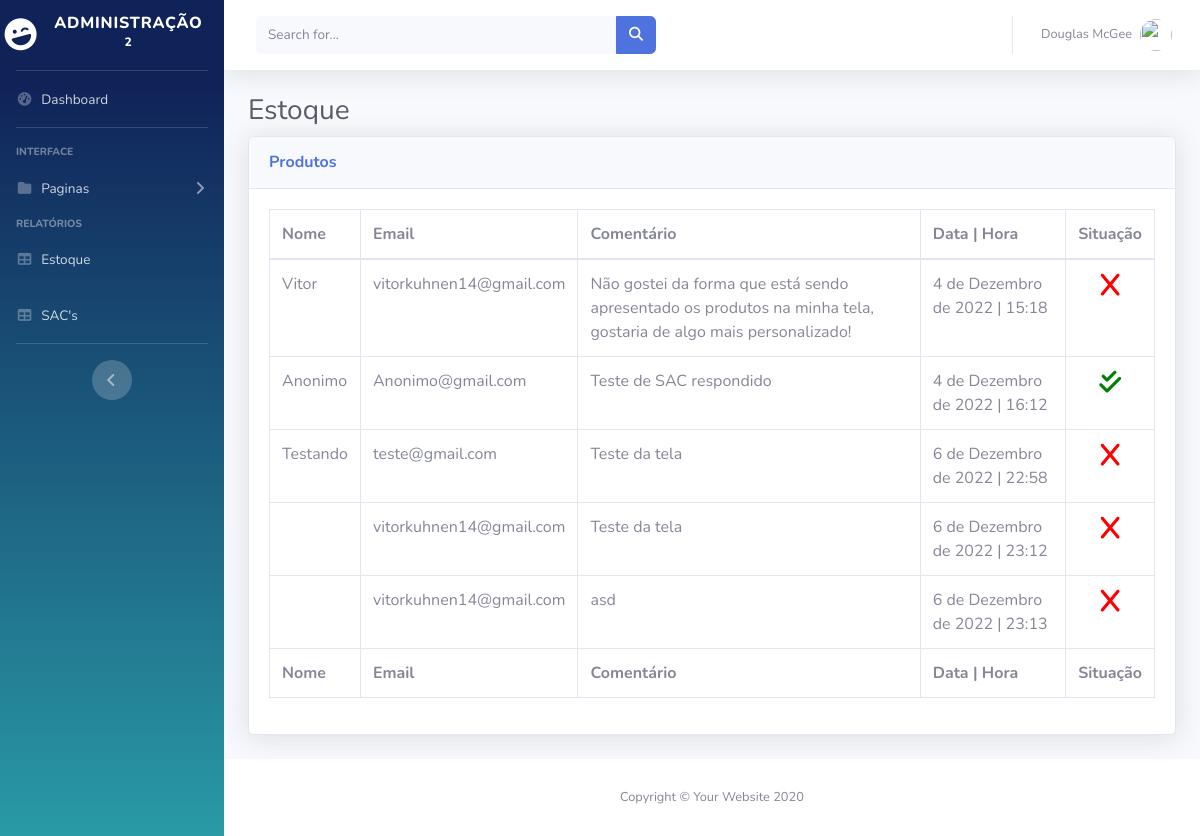
Before: /dashboard/sacs/ (signed in) with the older database file.
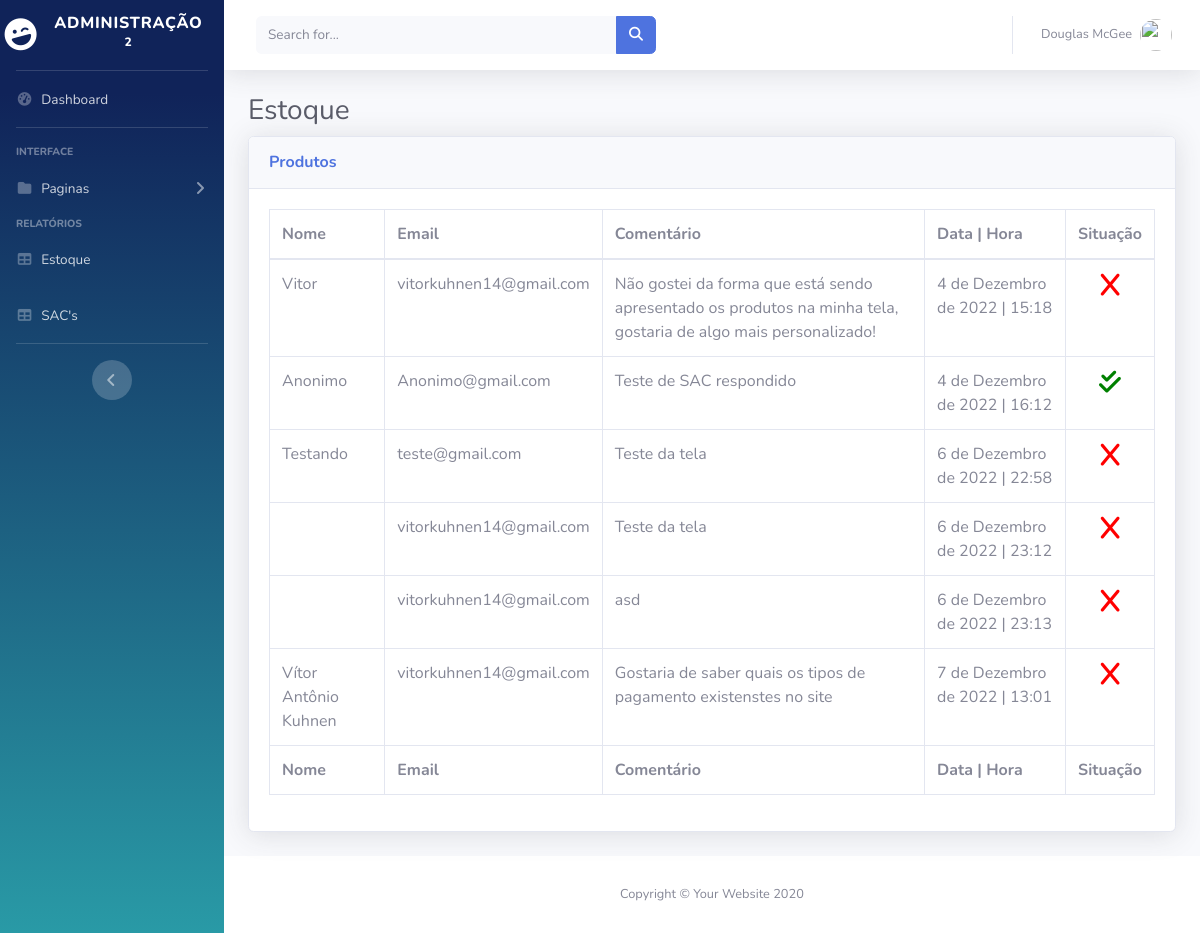
After: the same page with the newer database file.
### ecommerce/models.py (models this page shows, shortened)
class Sac(models.Model):
      nome = models.CharField(max_length=255)
      email = models.CharField(max_length=255)
      comentario = models.TextField()
      data = models.DateField(auto_now_add=True)
      hora = models.TimeField(auto_now_add=True)
      status = models.CharField(max_length=1) # A para "Aberto" e F para "Finalizado"

### ecommerce/views.py (the view)
# urls.py: path('dashboard/sacs/', views.sacs, name='sacs'),
@login_required(login_url='login')
def sacs(request):
    if request.user.is_superuser:
        return render(request, 'admins/sacs/index.html', {'sacs':Sac.objects.all()})
    else:
        return redirect('inicio')

### ecommerce/templates/admins/sacs/index.html (shortened to what this page needs)
{% load static %}
<!DOCTYPE html>
<html lang="pt-br">
<head>
    <link href="{% static 'vendor/fontawesome-free/css/all.min.css' %}" rel="stylesheet" type="text/css">
    <link href="{% static 'css/sb-admin-2.min.css' %}" rel="stylesheet">
    <link rel="stylesheet" href="https://cdnjs.cloudflare.com/ajax/libs/font-awesome/6.1.2/css/all.min.css">
    <link href="{% static 'vendor/datatables/dataTables.bootstrap4.min.css' %}" rel="stylesheet">
</head>
<body id="page-top">
    <div id="wrapper">
        <ul class="navbar-nav bg-gradient-primary sidebar sidebar-dark accordion" id="accordionSidebar">
            <a class="sidebar-brand d-flex align-items-center justify-content-center" href="{% url 'dashboard' %}">
                <div class="sidebar-brand-icon rotate-n-15">
                    <i class="fas fa-laugh-wink"></i>
                </div>
                <div class="sidebar-brand-text mx-3">Administração <sup>2</sup></div>
            </a>
            <hr class="sidebar-divider my-0">
            <li class="nav-item">
                <a class="nav-link" href="{% url 'dashboard' %}">
                    <i class="fas fa-fw fa-tachometer-alt"></i>
                    <span>Dashboard</span></a>
            </li>
            <hr class="sidebar-divider">
            <div class="sidebar-heading">
                Interface
            </div>
            <li class="nav-item">
                <a class="nav-link collapsed" href="#" data-toggle="collapse" data-target="#collapsePages"
                    aria-expanded="true" aria-controls="collapsePages">
                    <i class="fas fa-fw fa-folder"></i>
                    <span>Paginas</span>
                </a>
            </li>
            <div class="sidebar-heading">
                Relatórios
            </div>
            <li class="nav-item">
                <a class="nav-link" href="{% url 'estoque' %}">
                    <i class="fas fa-fw fa-table"></i>
                    <span>Estoque</span></a>
            </li>
            <li class="nav-item">
                <a class="nav-link" href="{% url 'sacs' %}">
                    <i class="fas fa-fw fa-table"></i>
                    <span>SAC's</span></a>
            </li>
            <hr class="sidebar-divider d-none d-md-block">
            <div class="text-center d-none d-md-inline">
                <button class="rounded-circle border-0" id="sidebarToggle"></button>
            </div>
        </ul>
        <div id="content-wrapper" class="d-flex flex-column">
            <div id="content">
                <nav class="navbar navbar-expand navbar-light bg-white topbar mb-4 static-top shadow">
                    <form
                        class="d-none d-sm-inline-block form-inline mr-auto ml-md-3 my-2 my-md-0 mw-100 navbar-search">
                        <div class="input-group">
                            <input type="text" class="form-control bg-light border-0 small" placeholder="Search for..."
                                aria-label="Search" aria-describedby="basic-addon2">
                            <div class="input-group-append">
                                <button class="btn btn-primary" type="button">
                                    <i class="fas fa-search fa-sm"></i>
                                </button>
                            </div>
                        </div>
                    </form>
                    <ul class="navbar-nav ml-auto">
                        <li class="nav-item dropdown no-arrow">
                            <a class="nav-link dropdown-toggle" href="#" id="userDropdown" role="button"
                                data-toggle="dropdown" aria-haspopup="true" aria-expanded="false">
                                <span class="mr-2 d-none d-lg-inline text-gray-600 small">Douglas McGee</span>
                                <img class="img-profile rounded-circle"
                                    src="img/undraw_profile.svg">
                            </a>
                        </li>
                    </ul>
                </nav>
                <div class="container-fluid">
                    <h1 class="h3 mb-2 text-gray-800">Estoque</h1>
                    <div class="card shadow mb-4">
                        <div class="card-header py-3">
                            <h6 class="m-0 font-weight-bold text-primary">Produtos</h6>
                        </div>
                        <div class="card-body">
                            <div class="table-responsive">
                                <table class="table table-bordered" id="dataTable" width="100%" cellspacing="0">
                                    <thead>
                                        <tr>
                                            <th>Nome</th>
                                            <th>Email</th>
                                            <th>Comentário</th>
                                            <th>Data | Hora</th>
                                            <th>Situação</th>
                                        </tr>
                                    </thead>
                                    <tfoot>
                                        <tr>
                                            <th>Nome</th>
                                            <th>Email</th>
                                            <th>Comentário</th>
                                            <th>Data | Hora</th>
                                            <th>Situação</th>
                                        </tr>
                                    </tfoot>
                                    <tbody>
                                        {% for sac in sacs %}
                                        <tr>
                                            <td>{{sac.nome}}</td>
                                            <td>{{sac.email}}</td>
                                            <td>{{sac.comentario}}</td>
                                            <td>{{sac.data}} | {{sac.hora}} </td>
                                            {% if sac.status == 'A' %}
                                                <td><i class="fa-sharp fa-solid fa-x" style="color: red; font-size: 25px; display: flex; justify-content: center;"></i></td>
                                            {% else %}
                                                <td><i class="fa-solid fa-check-double" style="color: green; font-size: 25px; display: flex; justify-content: center;"></i></td>
                                            {% endif %}
                                        </tr>
                                        {% endfor %}
                                    </tbody>
                                </table>
                            </div>
                        </div>
                    </div>
                </div>
            </div>
            <footer class="sticky-footer bg-white">
                <div class="container my-auto">
                    <div class="copyright text-center my-auto">
                        <span>Copyright &copy; Your Website 2020</span>
                    </div>
                </div>
            </footer>
        </div>
    </div>
</body>
</html>

Changed rows visible on the page:
added Sac: nome "Vítor Antônio Kuhnen", email "vitorkuhnen14@gmail.com", comentario "Gostaria de saber quais os tipos de pagamento existenstes no site", data "7 de Dezembro de 2022", hora "13:01", status "A" (drawn)
